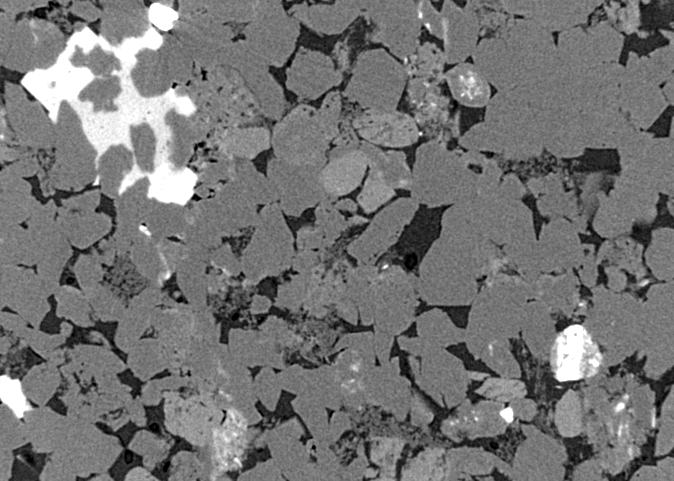
#> input picture inpdata/images/sandstone.tif, 674 x 481 px
$ jupyter execute --allow-errors 006_fourier_transform.ipynb
#> lines starting #> are read from the running program, lines starting #| are printed output that depends on the picture
[cell 1]
import cv2
import numpy as np

from matplotlib import pyplot as plt

# Discrete fourier transform
F-transform is used to decompose an image into its sine and cosine components. The output of the transformation represents the image in the Fourier of frequency domain, while input image is the spatial domain equivalent. In the Fourier domain, each point represents a particular frequency contained in the spatial domain image.

For a square size $N \times N$, the two-dimensional DFT is given by:
$$F(\theta, \xi) = \sum\limits_{k = 0}^{N - 1} \sum\limits_{l = 0}^{N - 1} f(k, l) \cdot e^{-\frac{2\pi i}{N} \cdot (k \theta + l \xi)}$$
where $f(a, b)$ is the image in the spatial domain and the exponential term is the basis function corresponding to each point $F(\theta, \xi)$ in the Fourier space.

The basis function are sine and cosine waves with increasing frequencies, i.e. $F(0, 0)$ represents the DC-component of the image which corresponds to the average brightness and $F(N - 1, N - 1)$ represents the highest frequency.

The inverse Fourier transform is given by:
$$f(a, b) = \frac{1}{N^2} \sum\limits_{k = 0}^{N - 1} \sum\limits_{l = 0}^{N - 1} F(k, l) e^{\frac{2\pi i}{N} \cdot (k \cdot a + l \cdot b)}$$

[cell 2]
# at the beginning we will check how fourier transform works with modeled image
x = np.arange(256)
y = np.sin(2 * np.pi * x / 4)
y += max(y)

[cell 3]
img = np.array([[y[j] * 127 for j in range(256)] for i in range(256)], dtype=np.uint8)
plt.imshow(img)
plt.axis("off")
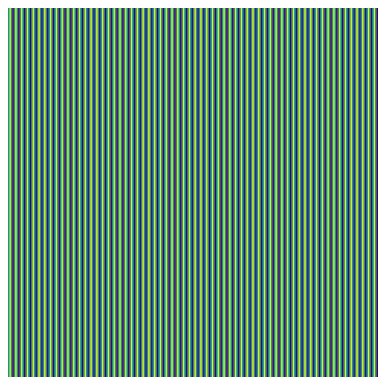
#> figure drawn by matplotlib, 1 panel

[cell 4]
dft_img = cv2.dft(np.float32(img), flags=cv2.DFT_COMPLEX_OUTPUT)
dft_centered_img = np.fft.fftshift(dft_img)

magnitude_spectrum = np.log(1 + (cv2.magnitude(dft_centered_img[:, :, 0], dft_centered_img[:, :, 1])))

[cell 5]
fig, axs = plt.subplots(1, 2, figsize=(16, 12))

axs[0].imshow(img)
axs[0].title.set_text("Original image")

axs[1].imshow(magnitude_spectrum)
axs[1].title.set_text("FT of image")
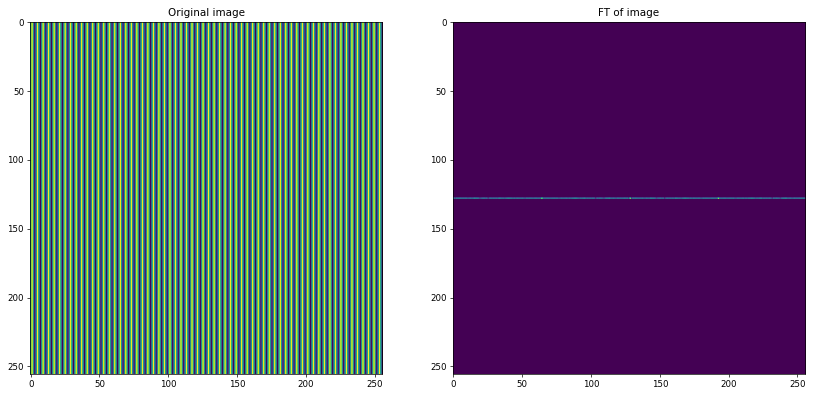
#> figure drawn by matplotlib, 2 panels

[cell 6]
img = cv2.imread("../inpdata/images/sandstone.tif", 0)
#> img is the input picture: shape (481, 674); min 0, max 255, mean 115.4
dft_img = cv2.dft(np.float32(img), flags=cv2.DFT_COMPLEX_OUTPUT)
dft_centered_img = np.fft.fftshift(dft_img)

magnitude_spectrum = np.log(1 + (cv2.magnitude(dft_centered_img[:, :, 0], dft_centered_img[:, :, 1])))
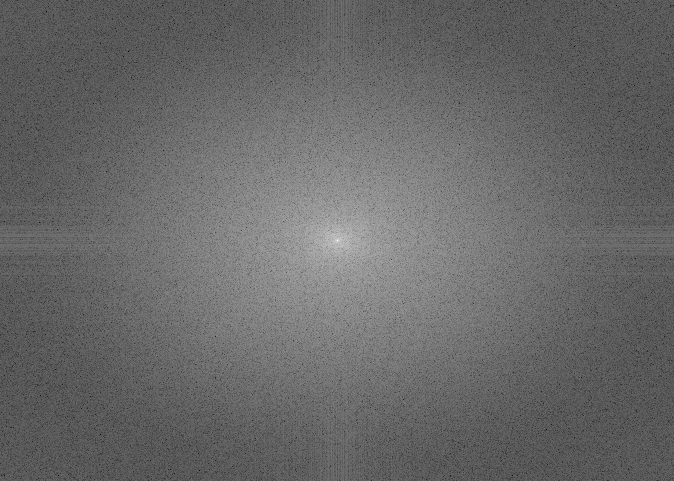
#> magnitude_spectrum: shape (481, 674) float32; min 0.936, max 17.44, mean 7.7; drawn with min black and max white

fig, axs = plt.subplots(1, 2, figsize=(16, 12))

axs[0].imshow(img)
axs[0].title.set_text("Original image")

axs[1].imshow(magnitude_spectrum)
axs[1].title.set_text("FT of image")
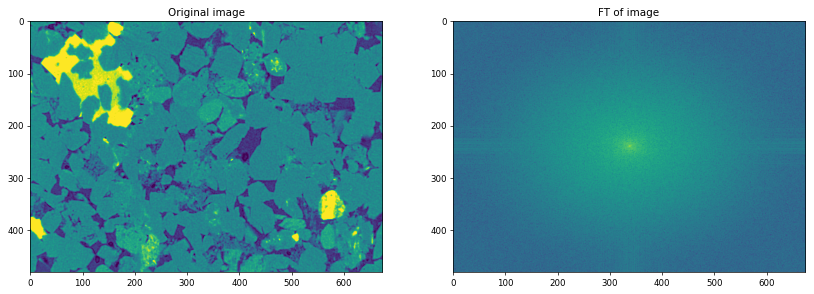
#> figure drawn by matplotlib, 2 panels

# Image filtering using Fourier transform

[cell 7]
img = cv2.imread("../inpdata/images/sandstone.tif", 0)

[cell 8]
dft = cv2.dft(np.float32(img), flags=cv2.DFT_COMPLEX_OUTPUT)

[cell 9]
dft_shift = np.fft.fftshift(dft)
magnitude_spectrum = 20 * np.log(cv2.magnitude(dft_shift[:, :, 0], dft_shift[:, :, 1]))

[cell 10]
rows, cols = img.shape
#> rows = 481; cols = 674
crow, ccol = int(rows / 2), int(cols / 2)
#> crow = 240; ccol = 337

[cell 11]
mask = np.ones((rows, cols, 2), np.uint8)
r = 80
center = [crow, ccol]
#> center = [240, 337]
x, y = np.ogrid[:rows, :cols]
#> x = 481 values from 0 to 480

[cell 12]
mask_area = (x - center[0]) ** 2 + (y - center[1]) ** 2 <= r * r
mask[mask_area] = 0

[cell 13]
fshift = dft_shift * mask
# fshift_mask_mag = 20 * np.log(cv2.magnitude(fshift[:, :, 0], fshift[:, :, 1]))

[cell 14]
f_ifshift = np.fft.ifftshift(fshift)

[cell 15]
img_back = cv2.idft(f_ifshift)
img_back = cv2.magnitude(img_back[:, :, 0], img_back[:, :, 1])
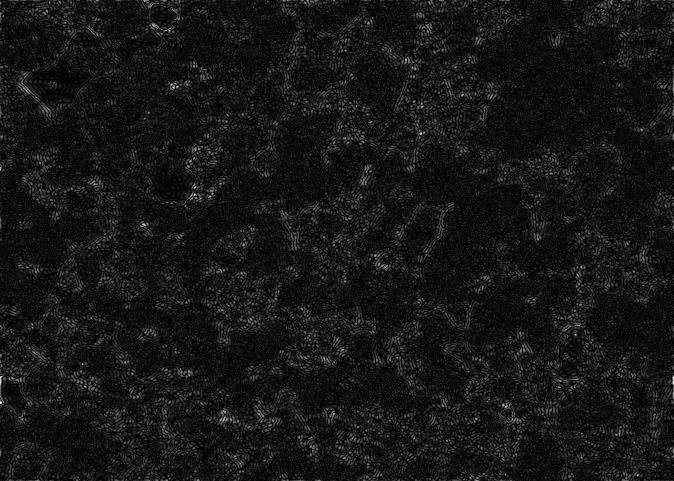
#> img_back: shape (481, 674) float32; min 13.38, max 33489292, mean 2656093.8; drawn with min black and max white
